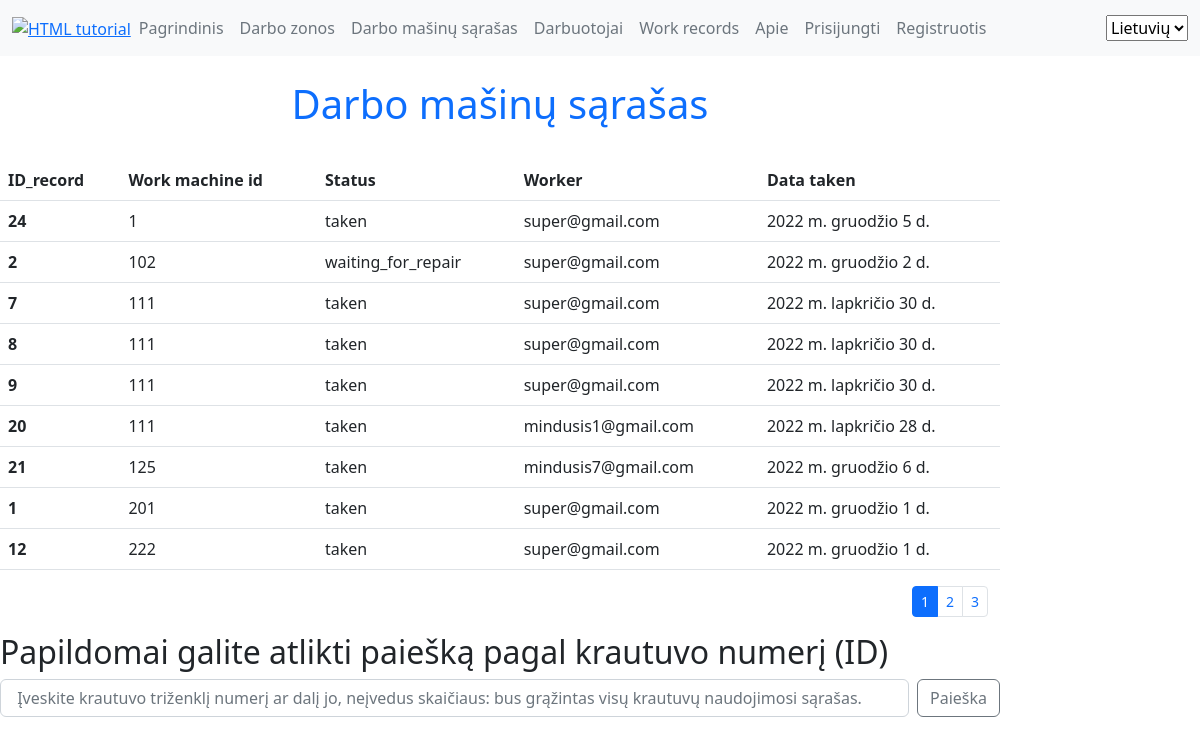
/lm/working_machines_list/, run on an earlier commit of the app's database.
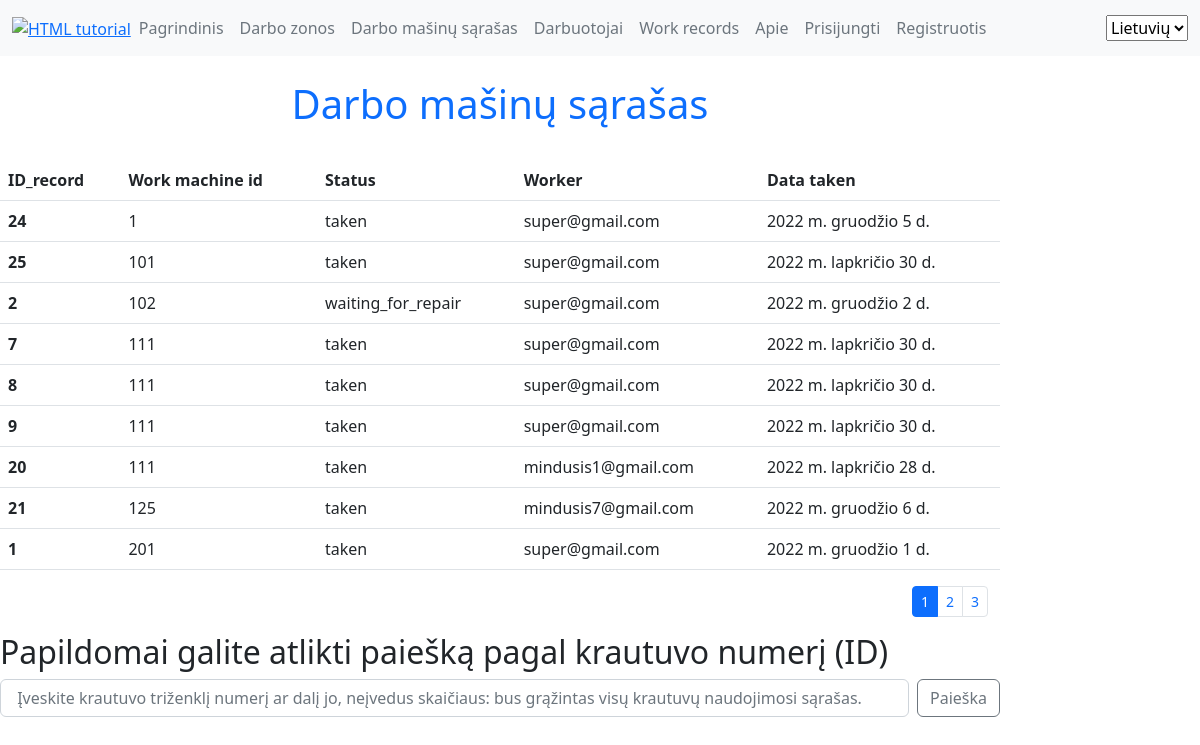
And on a later commit of the database.
### lm/models.py (models this page shows, shortened)
class Krautuvas(models.Model):
    krautuvo_id = models.IntegerField(_('Vechiles ID "3 digits"'), help_text='krautuvo numeris', unique=False)
    data_taken = models.DateField(_('Date when vechiles was taken'), help_text='kada krautuvas paiimtas', null=True, blank=True)
    darbuotojas = models.ForeignKey('MyUser',null=True, on_delete=models.SET_NULL,blank=True)
    LOAN_STATUS = (
        (_('ready'), _('ready')),
        ('taken', 'taken'),
        ('waiting_for_repair', 'waiting_for_repair'),
        ('repairing', 'repairing')
    )
    status = models.CharField(_('Status'), max_length=30, choices=LOAN_STATUS, default='taken', help_text='Status', null=True, blank=True)
    notes_choices = (
        ('aukstas', 'aukstas'),
        ('vidutinis', 'vidutinis'),
        ('zemas', 'zemas'),
        ('be pastebejimu', 'be pastebejimu'))
    note_type = models.CharField(_('Importance of the notes'), help_text='Rasto gedimo/pastabos svarba', max_length=40, choices=notes_choices, default='be pastebejimu',
                                 null=True, blank=True)
    notes = HTMLField(help_text='labai svarbu pamineti ir smulkiausius gedimus, dekojame.', null=True, blank=True)
    class Meta:
        ordering = ['krautuvo_id']
        verbose_name = _("Vehicle")
        verbose_name_plural = _("Vehicles")

class MyUser(AbstractBaseUser):
    email = models.EmailField(
        verbose_name='email address',
        max_length=255,
        unique=True,
    )
    date_of_birth = models.DateField(null=True, blank=True,)
    is_active = models.BooleanField(default=True)
    is_admin = models.BooleanField(default=False)
    objects = MyUserManager()
    USERNAME_FIELD = 'email'
    picker_code = models.CharField(_('Piker code'),help_text='rinkejo_kodas', max_length=3, unique=True)
    first_name = models.CharField(_('First name'),help_text='Vardas', max_length=80)
    last_name = models.CharField(_('Last name'),help_text='Pavardė', max_length=80)
    working_zone = models.ForeignKey('Darbo_zona_sandelyje',null=True, on_delete=models.SET_NULL)
    working_department_choices = (
        ('Vilniaus apsk', 'Vilniaus apsk'),
        ('Vilniaus regioninis sandėlys', 'Vilniaus regioninis sandėlys'),
        ('Kauno apsk', 'Kauno apsk'),
        ('Kauno regioninis sandėlys', 'Kauno regioninis sandėlys'),
        ('Klaipėdos apsk', 'Klaipėdos apsk'),
    )
    working_department = models.CharField(_('Working disctric or logistic warehouse'),max_length=80, choices=working_department_choices, default='Kauno regioninis sandėlys',
                                help_text='Kurioje (-iame) apskrityje/logistikos sandėlyje dirbate', blank=True)
    position_choices = (
        ('grupes vadovas','grupes vadovas'),
        ('grupes vadovo asistentas', 'grupes vadovo asistentas'),
        ('grupes vadovo asistentas', 'grupes vadovo asistentas'),
        ('prekiu komplektuotojas', 'prekiu komplektuotojas'))
    position = models.CharField(_('Working position'),max_length=80, choices=position_choices, default='prekiu komplektuotojas', help_text='Darbuotojo pareigos',blank=True)
    photo = models.ImageField(help_text='Darbuotojo foto arba avataras', upload_to='profile_pics', null=True, blank=True, default='default.png')
    working_since = models.DateField(_('Working since'),help_text='Darbo pradžia LIDL imoneje', null=True, blank=True)
    class Meta:
        ordering = ['last_name', 'first_name']
        verbose_name = _("Worker")
        verbose_name_plural = _("Workers")
    def __str__(self):
        return self.email

### lm/views.py (the view)
# urls.py: path('working_machines_list/', views.working_machines_list, name='working_machines_list'),
def working_machines_list(request):
    paginator = Paginator(Krautuvas.objects.all(), 9)
    page_number = request.GET.get('page')
    paged_working_machines_list = paginator.get_page(page_number)
    context = {
        'working_machines_list': paged_working_machines_list
    }
    return render(request, 'lm/working_machines_list.html', context=context)

### lm/templates/lm/working_machines_list.html (shortened to what this page needs)
{% extends 'base.html' %}
{% load i18n %}
{% load static %}
{% block content %}
<h1 class="p-4 text-primary d-flex justify-content-center">{% trans "Working machine list" %} </h1>
<table class="table ">
  <thead>
    <tr>
      <th scope="col">ID_record</th>
      <th scope="col">Work machine id</th>
      <th scope="col">Status</th>
      <th scope="col">Worker</th>
      <th scope="col">Data taken</th>
    </tr>
  </thead>
  {% for krautuvas in working_machines_list %}
  <tbody>
    <tr>
      <th scope="row">{{krautuvas.id}}</th>
      <td>{{krautuvas.krautuvo_id}}</td>
      <td>{{krautuvas.status}}</td>
      <td>{{krautuvas.darbuotojas}}</td>
      <td>{{krautuvas.data_taken}}</td>
    </tr>
  </tbody>
   {% endfor %}
</table>
<div class="container">
  <nav aria-label="...">
    {% if working_machines_list.has_other_pages %}
    <ul class="pagination pagination-sm justify-content-end">
      {% for i in working_machines_list.paginator.page_range %}
        {% if working_machines_list.number == i %}
      <li class="page-item active">
        <a class="page-link">{{i}}</a>
      </li>
      {% else %}
      <li class="page-item">
        <a class="page-link" href="?page={{i}}">{{ i }}</a>
      </li>
      {% endif %}
      {% endfor %}
    </ul>
    {% endif %}
  </nav>
</div>
<div>
  <h2> Papildomai galite atlikti paiešką pagal krautuvo numerį (ID)</h2>
 <form class="d-flex" role="search" action="{% url 'search' %}" method="get">
    <input class="form-control me-2" name="query" type="search" placeholder=" Įveskite krautuvo triženklį numerį ar dalį jo, neįvedus skaičiaus: bus grąžintas visų krautuvų naudojimosi sąrašas." aria-label="Search">
    <button class="btn btn-outline-secondary" type="submit">{% trans "Search" %}</button>
</form>
</div>
{% endblock %}

What changed in the data, as far as the page shows it:
no longer on this page (row unchanged): Krautuvas: id "12", krautuvo_id "222", status "taken", darbuotojas "super@gmail.com", data_taken "2022 m. gruodžio 1 d."
added Krautuvas: id "25", krautuvo_id "101", status "taken", darbuotojas "super@gmail.com", data_taken "2022 m. lapkričio 30 d."
